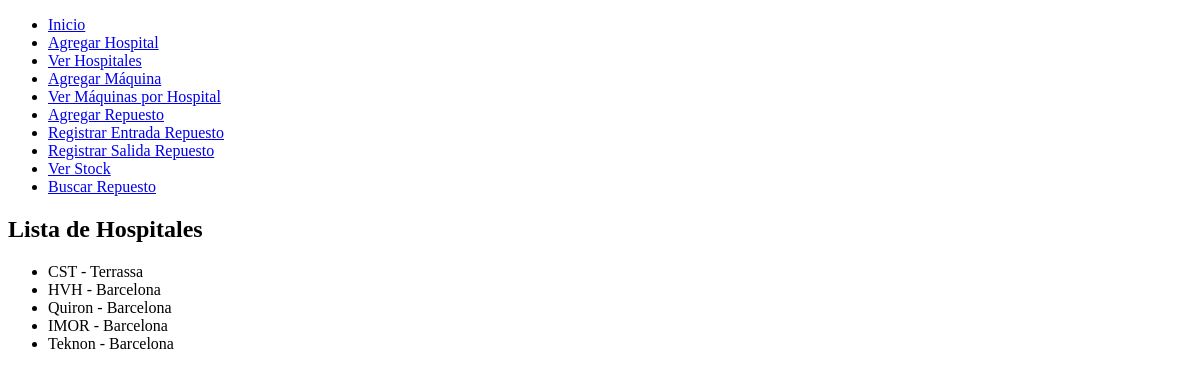
/ver_hospitales, run on an earlier commit of the app's database.
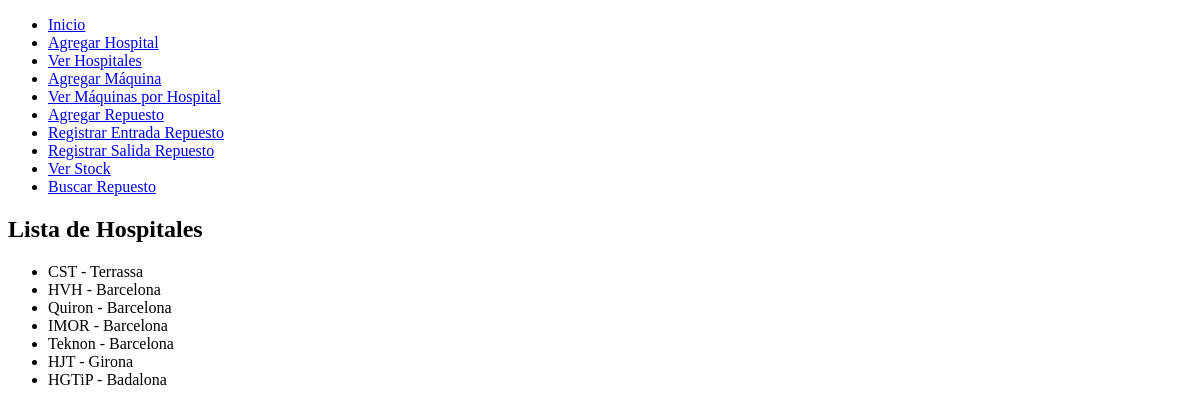
And on a later commit of the database.
### tables this page shows
CREATE TABLE hospital (
            id INTEGER PRIMARY KEY AUTOINCREMENT,
            nombre TEXT NOT NULL,
            ubicacion TEXT
        );

### app.py (the view)
@app.route('/ver_hospitales')
def ver_hospitales():
    conexion = conectar_db()
    cursor = conexion.cursor()
    cursor.execute('SELECT nombre, ubicacion FROM hospital')
    hospitales = cursor.fetchall()
    conexion.close()
    return render_template('ver_hospitales.html', hospitales=hospitales)

### app.py (called while the page is built)
def conectar_db():
    return sqlite3.connect('inventario.db')

### templates/ver_hospitales.html
{% extends 'base.html' %}
{% block content %}
<h2>Lista de Hospitales</h2>
<ul>
    {% for hospital in hospitales %}
        <li>{{ hospital[0] }} - {{ hospital[1] }}</li>
    {% endfor %}
</ul>
{% endblock %}

### templates/base.html (shortened to what this page needs)
<!DOCTYPE html>
<html lang="es">
<head>
</head>
<body>
    <nav>
        <ul>
            <li><a href="{{ url_for('index') }}">Inicio</a></li>
            <li><a href="{{ url_for('agregar_hospital') }}">Agregar Hospital</a></li>
            <li><a href="{{ url_for('ver_hospitales') }}">Ver Hospitales</a></li>
            <li><a href="{{ url_for('agregar_maquina') }}">Agregar Máquina</a></li>
            <li><a href="{{ url_for('ver_maquinas') }}"> Ver Máquinas por Hospital</a></li>
            <li><a href="{{ url_for('agregar_repuesto') }}">Agregar Repuesto</a></li>
            <li><a href="{{ url_for('registrar_entrada') }}"> Registrar Entrada Repuesto</a></li>
            <li><a href="{{ url_for('registrar_salida') }}"> Registrar Salida Repuesto</a></li>
            <li><a href="{{ url_for('ver_stock') }}">Ver Stock</a></li>
            <li><a href="{{ url_for('buscar_repuesto') }}">Buscar Repuesto</a></li>
        </ul>
    </nav>
    <section>
        {% block content %}{% endblock %}
    </section>
</body>
</html>

What changed in the data, as far as the page shows it:
added hospital: nombre "HJT", ubicacion "Girona"
added hospital: nombre "HGTiP", ubicacion "Badalona"
